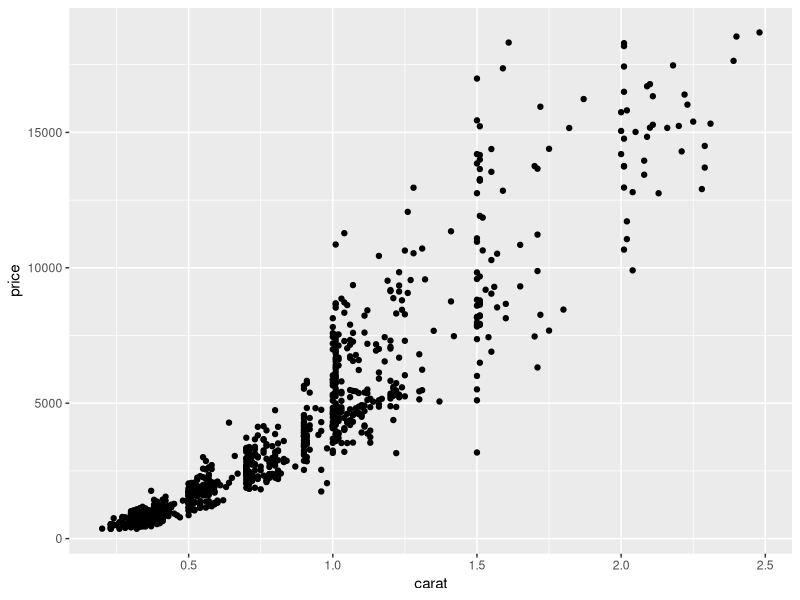
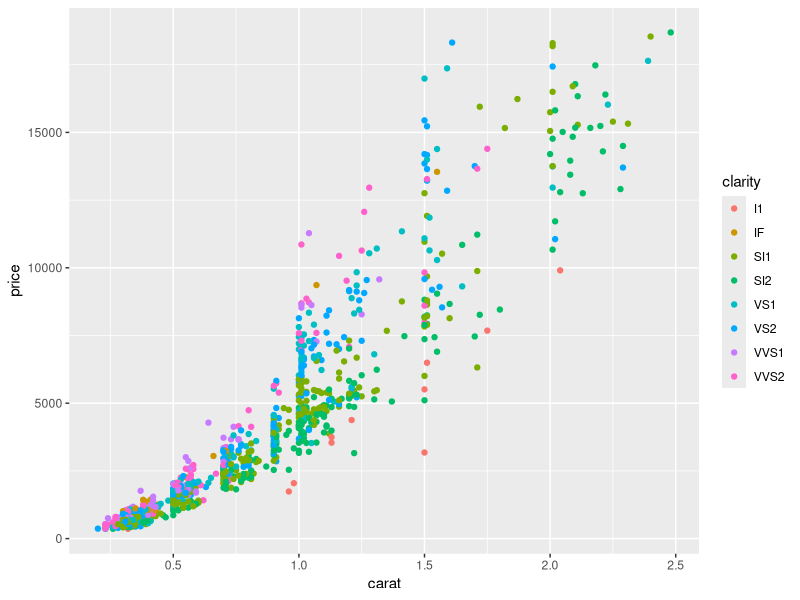
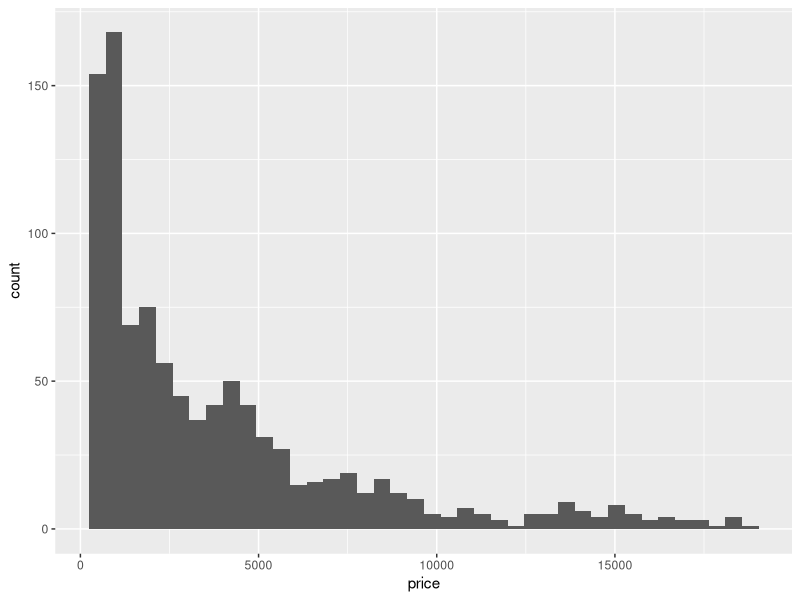
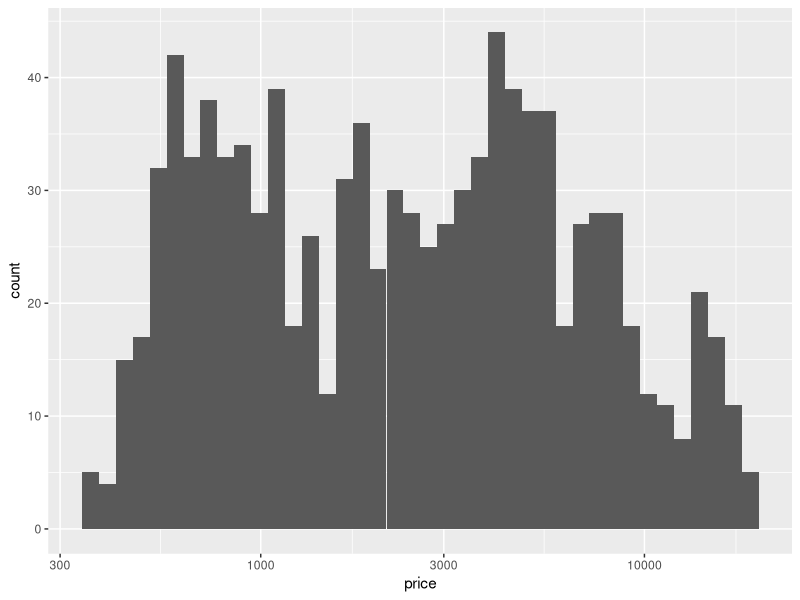
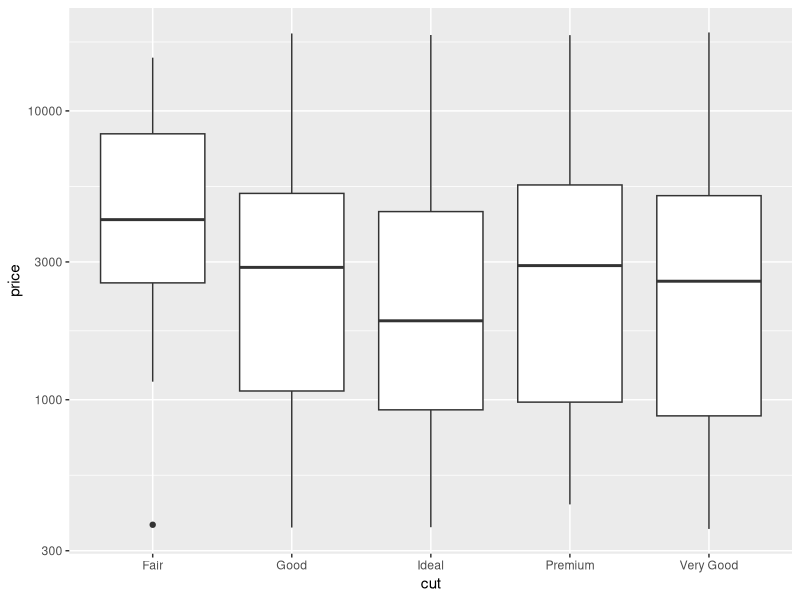
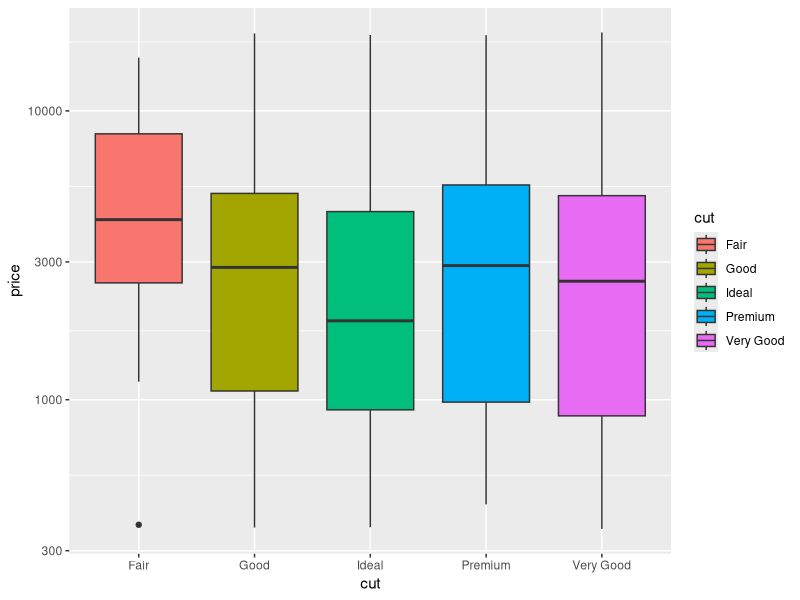
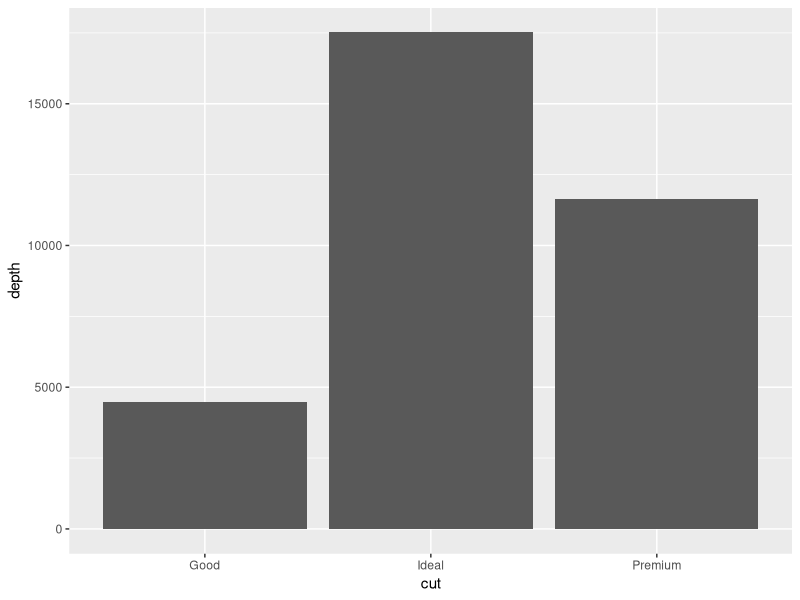
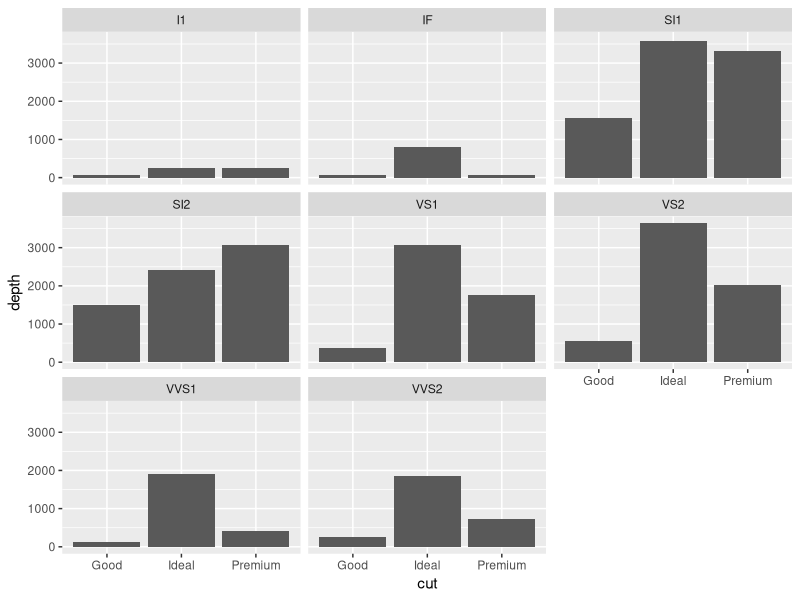

These charts were generated, in order, by the following R code:
## ---- chunk 1
library(tidyverse)
library("dplyr")
library("ggplot2")

diamonds <- read_csv('diamonds.csv')

str(diamonds)

## ---- chunk 2
ggplot(diamonds, aes(x = carat, y = price)) +
  geom_point()

## ---- chunk 3
ggplot(diamonds, aes(x = carat, y = price, color = clarity)) +
  geom_point()

## ---- chunk 4
ggplot(diamonds, aes(x = price)) +
  geom_histogram(bins = 40)

## ---- chunk 5
ggplot(diamonds, aes(x = price)) +
  geom_histogram(bins = 40) +
  scale_x_log10()

## ---- chunk 6
ggplot(diamonds, aes(x = cut, y = price)) +
  geom_boxplot() +
  scale_y_log10()

## ---- chunk 7
ggplot(diamonds, aes(x = cut, y = price, fill = cut)) +
  geom_boxplot() +
  scale_y_log10()

## ---- chunk 8
filtered_price <- diamonds %>%
  filter(price > 1000) %>%
  filter(cut %in% c("Good", "Ideal", "Premium"))

## ---- chunk 9
ggplot(filtered_price, aes(x = cut, y = depth)) +
  geom_col()

## ---- chunk 10
ggplot(filtered_price, aes(x = cut, y = depth)) +
  geom_col() +
  facet_wrap(~ clarity)

## ---- chunk 11
ggplot(filtered_price, aes(x = cut, y = depth, fill = clarity)) +
  geom_col() +
  facet_wrap(~ clarity)

## ---- chunk 12
median_dimension_diamond <- diamonds %>%
  group_by(cut) %>%
  summarize(mediaX = mean(x), mediaY = mean(y), mediaZ = mean(z))

median_dimension_diamond

## ---- chunk 13
cut_premium <- diamonds %>%
  filter(cut == "Premium") %>%
  group_by(clarity) %>%
  summarize(minPrice = min(price), maxPrice = max(price))

cut_premium

## ---- chunk 14
ggplot(cut_premium, aes(x = clarity, y = maxPrice, fill = clarity)) +
  geom_col()

